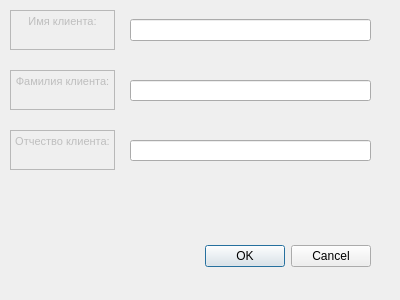
<?xml version="1.0" encoding="UTF-8"?>
<ui version="4.0">
 <class>Dialog</class>
 <widget class="QDialog" name="Dialog">
  <property name="geometry">
   <rect>
    <x>0</x>
    <y>0</y>
    <width>400</width>
    <height>300</height>
   </rect>
  </property>
  <property name="minimumSize">
   <size>
    <width>400</width>
    <height>300</height>
   </size>
  </property>
  <property name="maximumSize">
   <size>
    <width>400</width>
    <height>300</height>
   </size>
  </property>
  <property name="windowTitle">
   <string>Dialog</string>
  </property>
  <widget class="QDialogButtonBox" name="buttonBox">
   <property name="geometry">
    <rect>
     <x>30</x>
     <y>240</y>
     <width>341</width>
     <height>32</height>
    </rect>
   </property>
   <property name="orientation">
    <enum>Qt::Horizontal</enum>
   </property>
   <property name="standardButtons">
    <set>QDialogButtonBox::Cancel|QDialogButtonBox::Ok</set>
   </property>
  </widget>
  <widget class="QTextEdit" name="textEdit_3">
   <property name="enabled">
    <bool>false</bool>
   </property>
   <property name="geometry">
    <rect>
     <x>10</x>
     <y>130</y>
     <width>105</width>
     <height>40</height>
    </rect>
   </property>
   <property name="html">
    <string>&lt;!DOCTYPE HTML PUBLIC &quot;-//W3C//DTD HTML 4.0//EN&quot; &quot;http://www.w3.org/TR/REC-html40/strict.dtd&quot;&gt;
&lt;html&gt;&lt;head&gt;&lt;meta name=&quot;qrichtext&quot; content=&quot;1&quot; /&gt;&lt;style type=&quot;text/css&quot;&gt;
p, li { white-space: pre-wrap; }
&lt;/style&gt;&lt;/head&gt;&lt;body style=&quot; font-family:'MS Shell Dlg 2'; font-size:8.25pt; font-weight:400; font-style:normal;&quot;&gt;
&lt;p align=&quot;center&quot; style=&quot; margin-top:0px; margin-bottom:0px; margin-left:0px; margin-right:0px; -qt-block-indent:0; text-indent:0px;&quot;&gt;Отчество клиента:&lt;/p&gt;&lt;/body&gt;&lt;/html&gt;</string>
   </property>
  </widget>
  <widget class="QTextEdit" name="textEdit">
   <property name="enabled">
    <bool>false</bool>
   </property>
   <property name="geometry">
    <rect>
     <x>10</x>
     <y>10</y>
     <width>105</width>
     <height>40</height>
    </rect>
   </property>
   <property name="html">
    <string>&lt;!DOCTYPE HTML PUBLIC &quot;-//W3C//DTD HTML 4.0//EN&quot; &quot;http://www.w3.org/TR/REC-html40/strict.dtd&quot;&gt;
&lt;html&gt;&lt;head&gt;&lt;meta name=&quot;qrichtext&quot; content=&quot;1&quot; /&gt;&lt;style type=&quot;text/css&quot;&gt;
p, li { white-space: pre-wrap; }
&lt;/style&gt;&lt;/head&gt;&lt;body style=&quot; font-family:'MS Shell Dlg 2'; font-size:8.25pt; font-weight:400; font-style:normal;&quot;&gt;
&lt;p align=&quot;center&quot; style=&quot; margin-top:0px; margin-bottom:0px; margin-left:0px; margin-right:0px; -qt-block-indent:0; text-indent:0px;&quot;&gt;Имя клиента:&lt;/p&gt;&lt;/body&gt;&lt;/html&gt;</string>
   </property>
  </widget>
  <widget class="QTextEdit" name="textEdit_2">
   <property name="enabled">
    <bool>false</bool>
   </property>
   <property name="geometry">
    <rect>
     <x>10</x>
     <y>70</y>
     <width>105</width>
     <height>40</height>
    </rect>
   </property>
   <property name="html">
    <string>&lt;!DOCTYPE HTML PUBLIC &quot;-//W3C//DTD HTML 4.0//EN&quot; &quot;http://www.w3.org/TR/REC-html40/strict.dtd&quot;&gt;
&lt;html&gt;&lt;head&gt;&lt;meta name=&quot;qrichtext&quot; content=&quot;1&quot; /&gt;&lt;style type=&quot;text/css&quot;&gt;
p, li { white-space: pre-wrap; }
&lt;/style&gt;&lt;/head&gt;&lt;body style=&quot; font-family:'MS Shell Dlg 2'; font-size:8.25pt; font-weight:400; font-style:normal;&quot;&gt;
&lt;p align=&quot;center&quot; style=&quot; margin-top:0px; margin-bottom:0px; margin-left:0px; margin-right:0px; -qt-block-indent:0; text-indent:0px;&quot;&gt;Фамилия клиента:&lt;/p&gt;&lt;/body&gt;&lt;/html&gt;</string>
   </property>
  </widget>
  <widget class="QLineEdit" name="name_customer">
   <property name="geometry">
    <rect>
     <x>130</x>
     <y>19</y>
     <width>241</width>
     <height>22</height>
    </rect>
   </property>
  </widget>
  <widget class="QLineEdit" name="last_name_customer">
   <property name="geometry">
    <rect>
     <x>130</x>
     <y>80</y>
     <width>241</width>
     <height>21</height>
    </rect>
   </property>
  </widget>
  <widget class="QLineEdit" name="patronymic_customer">
   <property name="geometry">
    <rect>
     <x>130</x>
     <y>140</y>
     <width>241</width>
     <height>21</height>
    </rect>
   </property>
  </widget>
 </widget>
 <resources/>
 <connections>
  <connection>
   <sender>buttonBox</sender>
   <signal>accepted()</signal>
   <receiver>Dialog</receiver>
   <slot>accept()</slot>
   <hints>
    <hint type="sourcelabel">
     <x>248</x>
     <y>254</y>
    </hint>
    <hint type="destinationlabel">
     <x>157</x>
     <y>274</y>
    </hint>
   </hints>
  </connection>
  <connection>
   <sender>buttonBox</sender>
   <signal>rejected()</signal>
   <receiver>Dialog</receiver>
   <slot>reject()</slot>
   <hints>
    <hint type="sourcelabel">
     <x>316</x>
     <y>260</y>
    </hint>
    <hint type="destinationlabel">
     <x>286</x>
     <y>274</y>
    </hint>
   </hints>
  </connection>
 </connections>
</ui>
